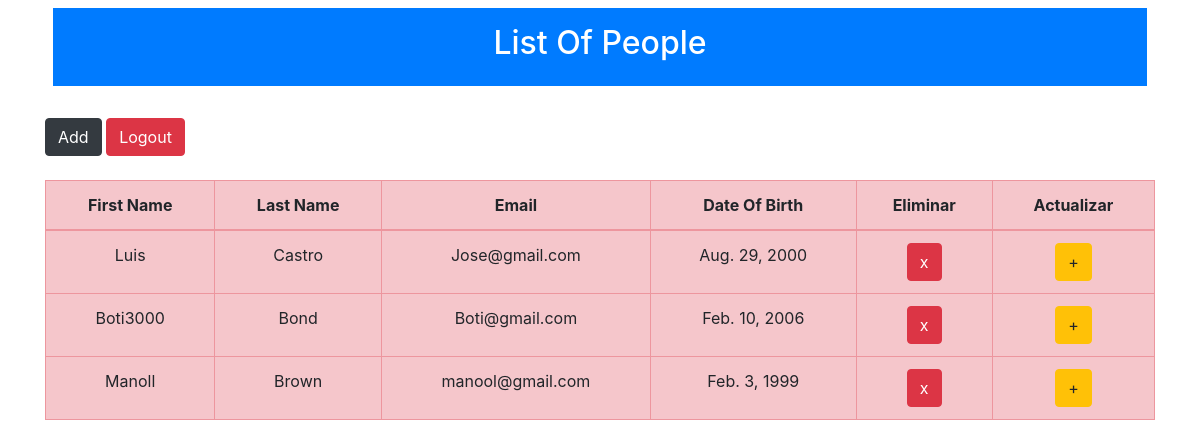
Page /person/ (signed in) on the committed database.
### persons/models.py (models this page shows, shortened)
class Person(models.Model):
    first_name=models.CharField(max_length=50)
    last_name=models.CharField(max_length=12)
    email=models.EmailField()
    date_of_birth=models.DateField()

### persons/views.py (the view)
# urls.py: path('',views.init, name='home'),
@login_required
def init(request):
    person=Person.objects.all()
    return render(request,"home.html",{'persons':person})

### template/home.html
{% extends 'base.html' %}
{% block title %}
List of People
{% endblock %}
{% block content %}
<br>
<a class="btn btn-dark" href="{% url 'app_persons:insert' %}">Add</a>
<a class="btn btn-danger" href="{% url 'logout' %}">Logout</a>
<br>
<br>
<table class="table table-danger text-center table-bordered">
       <thead>
           <tr>
               <th>First Name</th>
               <th>Last Name</th>
               <th>Email</th>
               <th>Date Of Birth</th>
               <th>Eliminar</th>
               <th>Actualizar</th>
           </tr>
       </thead>
        <tbody>
            {% for person in persons %}
            <tr>
                <td>{{person.first_name}}</td>
                <td>{{person.last_name}}</td>
                <td>{{person.email}}</td>
                <td>{{person.date_of_birth}}</td>
                <td><a href="{% url 'app_persons:delete' person.id %}" class="btn btn-danger">x</a></td>
                <td><a href="{% url 'app_persons:edit' person.id %}" class="btn btn-warning">+</a></td>
            </tr>
            {% endfor %}
        </tbody>
    </table>
</div>
</body>
</html>
{% endblock %}

### template/base.html (shortened to what this page needs)
<!DOCTYPE html>
<html lang="en">
<head>
    <link rel="stylesheet" href="https://stackpath.bootstrapcdn.com/bootstrap/4.5.1/css/bootstrap.min.css">
</head>
<body>
    <div class="container">
    <header class="p-3 m-2 bg-primary text-center text-white text-capitalize"><h2>{%block title%}{%endblock%}</h2></header>
{% block content %}
{% endblock %}

### rows in the picture
Person: first_name "Luis", last_name "Castro", email "Jose@gmail.com", date_of_birth "Aug. 29, 2000"
Person: first_name "Boti3000", last_name "Bond", email "Boti@gmail.com", date_of_birth "Feb. 10, 2006"
Person: first_name "Manoll", last_name "Brown", email "manool@gmail.com", date_of_birth "Feb. 3, 1999"
